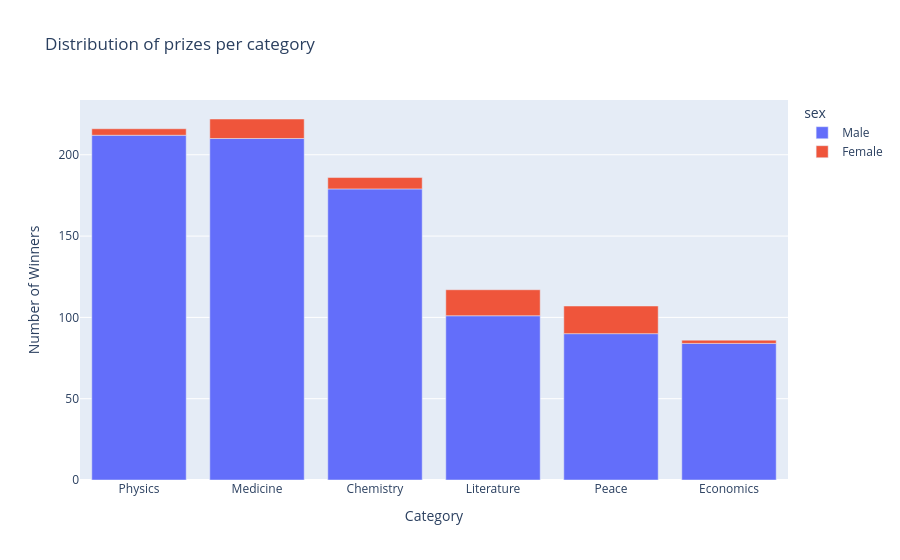

The notebook cell this image was saved under:
### Code cell
mf_prize_dis_fig = px.bar(
    prizes_per_category_d,
    x=prizes_per_category_d.category,
    y=prizes_per_category_d.prize,
    title='Distribution of prizes per category',
    color=prizes_per_category_d.sex,

)

mf_prize_dis_fig.update_layout(
    xaxis_title="Category",
    yaxis_title="Number of Winners"
)

mf_prize_dis_fig.show()

### Figure 1 — Plotly figure (JSON) as saved in the notebook; plotly's stock layout.template omitted (floating-point values rounded to 4 significant figures)
{"data": [{"hovertemplate": "sex=Male<br>category=%{x}<br>prize=%{y}<extra></extra>", "legendgroup": "Male", "marker": {"color": "#636efa", "pattern": {"shape": ""}}, "name": "Male", "orientation": "v", "showlegend": true, "textposition": "auto", "x": ["Physics", "Medicine", "Chemistry", "Literature", "Peace", "Economics"], "xaxis": "x", "y": [212, 210, 179, 101, 90, 84], "yaxis": "y", "type": "bar"}, {"hovertemplate": "sex=Female<br>category=%{x}<br>prize=%{y}<extra></extra>", "legendgroup": "Female", "marker": {"color": "#EF553B", "pattern": {"shape": ""}}, "name": "Female", "orientation": "v", "showlegend": true, "textposition": "auto", "x": ["Peace", "Literature", "Medicine", "Chemistry", "Physics", "Economics"], "xaxis": "x", "y": [17, 16, 12, 7, 4, 2], "yaxis": "y", "type": "bar"}], "layout": {"xaxis": {"anchor": "y", "domain": [0.0, 1.0], "title": {"text": "Category"}}, "yaxis": {"anchor": "x", "domain": [0.0, 1.0], "title": {"text": "Number of Winners"}}, "legend": {"title": {"text": "sex"}, "tracegroupgap": 0}, "title": {"text": "Distribution of prizes per category"}, "barmode": "relative"}}
